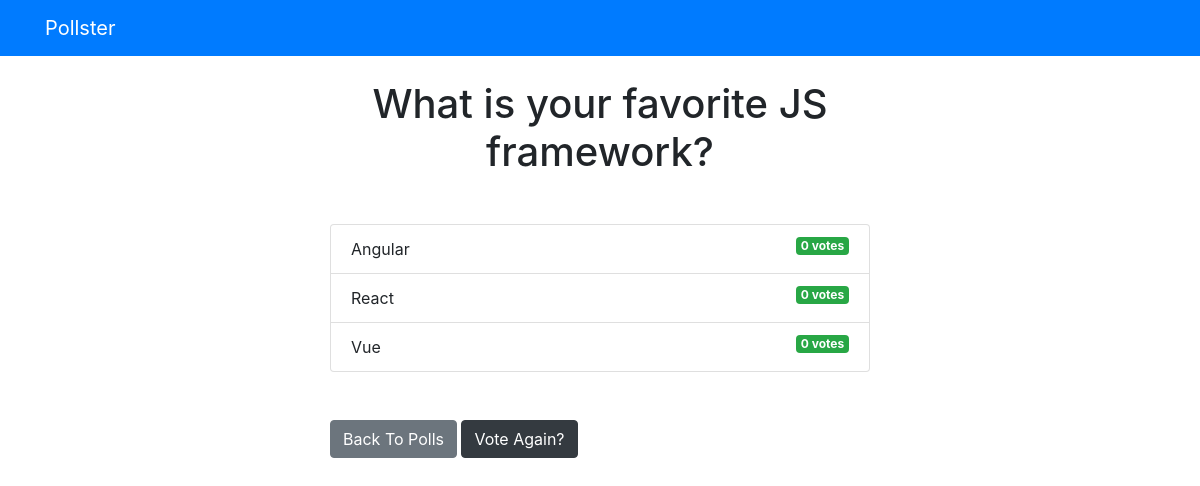
The page /polls/2/results/ on the database as committed earlier.
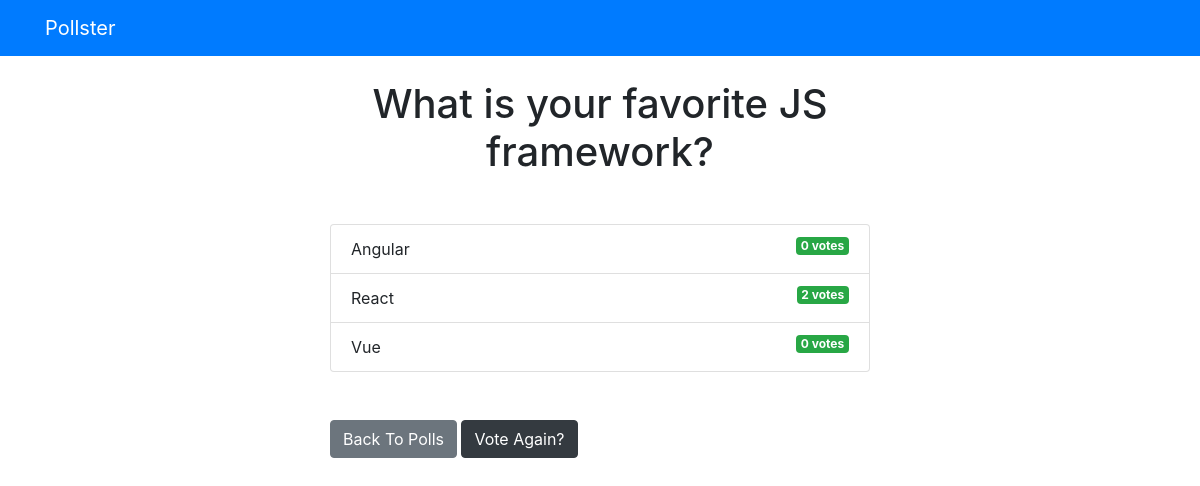
The same page on the database as committed later.
### polls/models.py (models this page shows, shortened)
class Choice(models.Model):
    question = models.ForeignKey(Question, on_delete=models.CASCADE)
    choice_text = models.CharField(max_length=200)
    votes = models.IntegerField(default=0)
    objects = models.Manager()

### polls/views.py (the view)
# urls.py: path('<int:question_id>/results/', views.results, name='results'),
def results(request, question_id):
    question = get_object_or_404(Question, pk=question_id)
    return render(request, 'polls/results.html', {'question': question})

### templates/polls/results.html (shortened to what this page needs)
{% extends 'base.html' %}
{% block content %}
    <h1 class="text-center mb-5">{{ question.question_text }}</h1>
    <ul class="list-group mb-5">
        {% for choice in question.choice_set.all %}
        <li class="list-group-item">
            {{ choice.choice_text }}
            <span class="badge badge-success float-right">{{ choice.votes }} vote{{ choice.votes|pluralize }}</span>
        </li>
        {% endfor %}
    </ul>
    <a href="{% url 'polls:index' %}" class="btn btn-secondary">Back To Polls</a>
    <a href="{% url 'polls:detail' question.id %}" class="btn btn-dark">Vote Again?</a>
{% endblock %}

Rows that differ between the two databases and show on the page:
changed Choice "React": votes "0" → "2"
